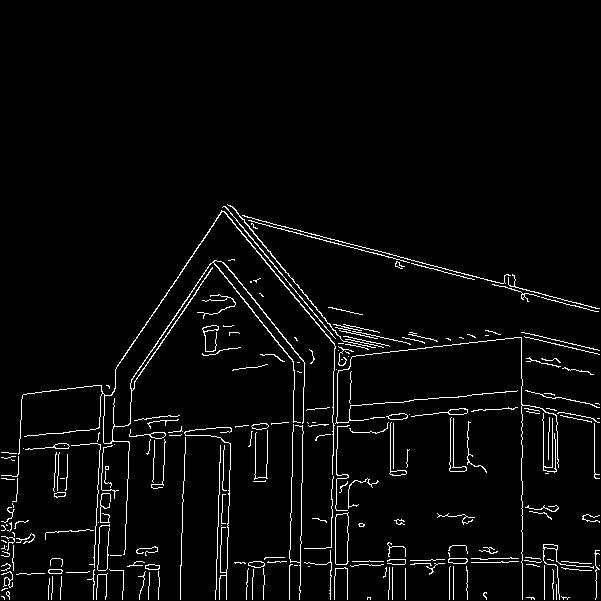
%> input picture Chapter10ImageSegmetation/gCanny_best.tif, 601 x 601 px
$ octave houghdemo2.m   (GNU Octave 9; MATLAB toolbox functions it lacks are replaced by stand-ins)
%> lines starting %> are read from the running program, lines starting %| are printed output that depends on the picture; in (x1, y1, x2, y2) boxes, pixels count from 0 and x2, y2 are one past the last pixel; in counts of white or black regions, pixels touching at a corner belong together; the program's own positions count from 1
f = imread('gCanny_best.tif');
%> f: size 601x601 logical; 3.4% white in thin lines or dots, all inside (x1, y1, x2, y2) = (1, 204, 600, 600)
[H, theta, rho] = hough(f, 'ThetaResolution', 0.2);
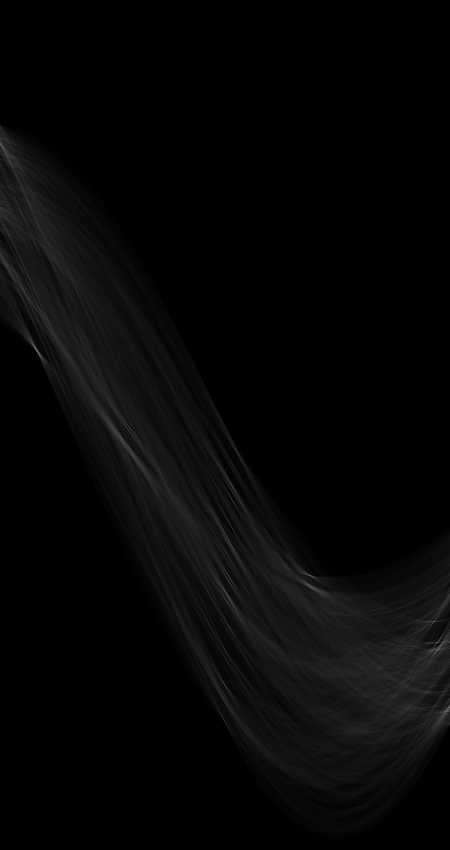
%> H: size 1699x900 double (shown at 1/2 size); min 0, max 290, mean 7.3; drawn with min black and max white
%> theta = 900 values from -90 to 89.8; rho = 1699 values from -849 to 849
figure, imshow(H, [], 'XData', theta, 'YData', rho, 'InitialMagnification', 'fit');
axis on;
axis normal;
xlabel('\theta');
ylabel('\rho');

%用houghpeaks寻找5个有意义的hough变换的峰值。
peaks = houghpeaks(H, 5);
%> peaks = [701 75; 1244 868; 1153 458; 1370 450; 1190 456]
hold on;
plot(theta(peaks(:, 2)), rho(peaks(:, 1)), 'linestyle', 'none', 'marker', 's', 'color', 'w');
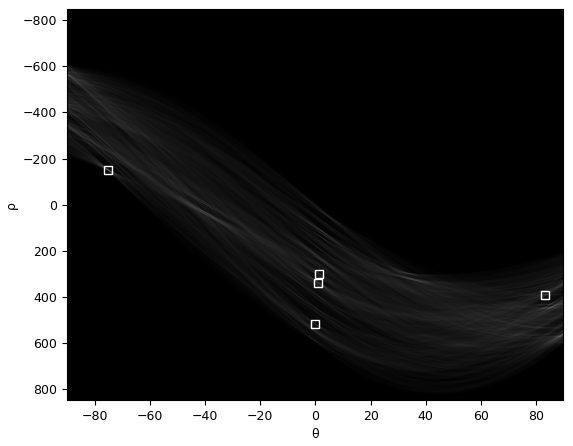
%> figure redrawn from the program's plot data

%使用函数houghlines寻找和连接线段，用函数imshow，hold on，plot在原始的二值图像上添加线段：
lines = houghlines(f, theta, rho, peaks);
%> lines = 11 lines; longest, point1 to point2 (x, y): (221, 213) to (596, 312), (535, 336) to (335, 359), (522, 333) to (523, 458), (523, 482) to (523, 600), (116, 384) to (27, 395), (332, 491) to (332, 548)
figure, imshow(f);
hold on;
for k = 1:length(lines)
%> (the run ends here)
